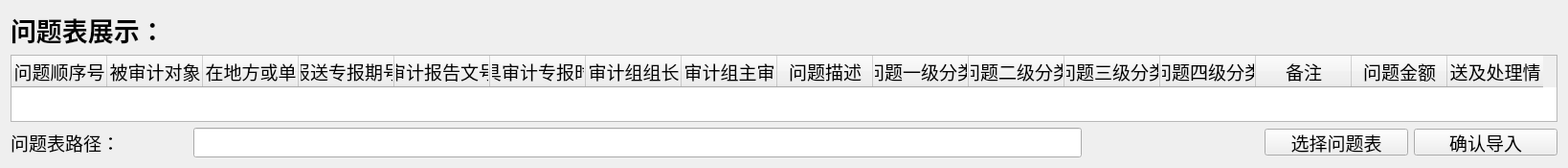
     <widget class="QWidget" name="page_que">
      <layout class="QGridLayout" name="gridLayout_2">
       <item row="0" column="0">
        <widget class="QLabel" name="label_22">
         <property name="font">
          <font>
           <pointsize>20</pointsize>
           <weight>75</weight>
           <bold>true</bold>
          </font>
         </property>
         <property name="text">
          <string>问题表展示：</string>
         </property>
        </widget>
       </item>
       <item row="2" column="0">
        <layout class="QHBoxLayout" name="horizontalLayout_8" stretch="1,5,1,0,0">
         <item>
          <widget class="QLabel" name="label_23">
           <property name="font">
            <font>
             <pointsize>14</pointsize>
            </font>
           </property>
           <property name="text">
            <string>问题表路径：</string>
           </property>
          </widget>
         </item>
         <item>
          <widget class="QLineEdit" name="lineEdit_3">
           <property name="font">
            <font>
             <pointsize>14</pointsize>
            </font>
           </property>
          </widget>
         </item>
         <item>
          <spacer name="horizontalSpacer_6">
           <property name="orientation">
            <enum>Qt::Horizontal</enum>
           </property>
           <property name="sizeHint" stdset="0">
            <size>
             <width>40</width>
             <height>20</height>
            </size>
           </property>
          </spacer>
         </item>
         <item>
          <widget class="QPushButton" name="pushButton_quechoose">
           <property name="minimumSize">
            <size>
             <width>150</width>
             <height>28</height>
            </size>
           </property>
           <property name="maximumSize">
            <size>
             <width>16777215</width>
             <height>28</height>
            </size>
           </property>
           <property name="font">
            <font>
             <pointsize>14</pointsize>
            </font>
           </property>
           <property name="text">
            <string>选择问题表</string>
           </property>
          </widget>
         </item>
         <item>
          <widget class="QPushButton" name="pushButton_queimport">
           <property name="minimumSize">
            <size>
             <width>150</width>
             <height>28</height>
            </size>
           </property>
           <property name="maximumSize">
            <size>
             <width>16777215</width>
             <height>28</height>
            </size>
           </property>
           <property name="font">
            <font>
             <pointsize>14</pointsize>
            </font>
           </property>
           <property name="text">
            <string>确认导入</string>
           </property>
          </widget>
         </item>
        </layout>
       </item>
       <item row="1" column="0">
        <widget class="QTableWidget" name="tableWidget">
         <property name="font">
          <font>
           <pointsize>12</pointsize>
          </font>
         </property>
         <property name="sizeAdjustPolicy">
          <enum>QAbstractScrollArea::AdjustToContents</enum>
         </property>
         <property name="columnCount">
          <number>16</number>
         </property>
         <column>
          <property name="text">
           <string>问题顺序号</string>
          </property>
          <property name="font">
           <font>
            <pointsize>14</pointsize>
           </font>
          </property>
         </column>
         <column>
          <property name="text">
           <string>被审计对象</string>
          </property>
          <property name="font">
           <font>
            <pointsize>14</pointsize>
            <weight>50</weight>
            <bold>false</bold>
           </font>
          </property>
         </column>
         <column>
          <property name="text">
           <string>所在地方或单位</string>
          </property>
          <property name="font">
           <font>
            <pointsize>14</pointsize>
           </font>
          </property>
         </column>
         <column>
          <property name="text">
           <string>报送专报期号</string>
          </property>
          <property name="font">
           <font>
            <pointsize>14</pointsize>
           </font>
          </property>
         </column>
         <column>
          <property name="text">
           <string>审计报告文号</string>
          </property>
          <property name="font">
           <font>
            <pointsize>14</pointsize>
           </font>
          </property>
         </column>
         <column>
          <property name="text">
           <string>出具审计专报时间</string>
          </property>
          <property name="font">
           <font>
            <pointsize>14</pointsize>
           </font>
          </property>
         </column>
         <column>
          <property name="text">
           <string>审计组组长</string>
          </property>
          <property name="font">
           <font>
            <pointsize>14</pointsize>
           </font>
          </property>
         </column>
         <column>
          <property name="text">
           <string>审计组主审</string>
          </property>
          <property name="font">
           <font>
            <pointsize>14</pointsize>
           </font>
          </property>
         </column>
         <column>
          <property name="text">
           <string>问题描述</string>
          </property>
          <property name="font">
           <font>
            <pointsize>14</pointsize>
           </font>
          </property>
         </column>
         <column>
          <property name="text">
           <string>问题一级分类</string>
          </property>
          <property name="font">
           <font>
            <pointsize>14</pointsize>
           </font>
          </property>
         </column>
         <column>
          <property name="text">
           <string>问题二级分类</string>
          </property>
          <property name="font">
           <font>
            <pointsize>14</pointsize>
           </font>
          </property>
         </column>
         <column>
          <property name="text">
           <string>问题三级分类</string>
          </property>
          <property name="font">
           <font>
            <pointsize>14</pointsize>
           </font>
          </property>
         </column>
         <column>
          <property name="text">
           <string>问题四级分类</string>
          </property>
          <property name="font">
           <font>
            <pointsize>14</pointsize>
           </font>
          </property>
         </column>
         <column>
          <property name="text">
           <string>备注</string>
          </property>
          <property name="font">
           <font>
            <pointsize>14</pointsize>
           </font>
          </property>
         </column>
         <column>
          <property name="text">
           <string>问题金额</string>
          </property>
          <property name="font">
           <font>
            <pointsize>14</pointsize>
           </font>
          </property>
         </column>
         <column>
          <property name="text">
           <string>移送及处理情况</string>
          </property>
          <property name="font">
           <font>
            <pointsize>14</pointsize>
           </font>
          </property>
         </column>
        </widget>
       </item>
      </layout>
     </widget>
